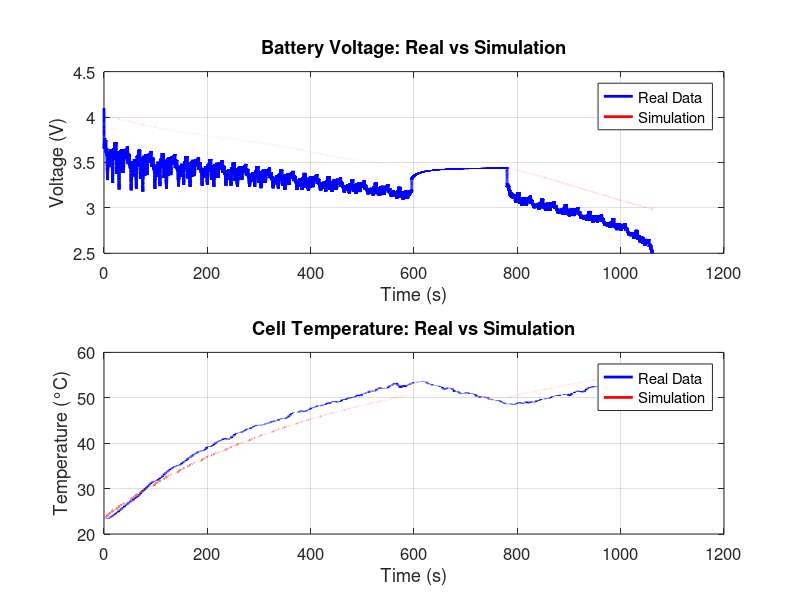

Write MATLAB code to recreate this figure. (Note: this script raises an error after producing the figure.)
%% MATLAB Script by Mehmet Kara %%

% MATLAB program to compare real test data with battery thermal simulation
% Load and plot voltage and temperature data from realout.mat and simout.mat

clear; clc; close all;

% Load data from both files
load('realout.mat', 'realout');
load('simout.mat', 'simout');

% Extract data from real test
time_real = realout(:, 1);
voltage_real = realout(:, 2);
temp_real = realout(:, 3);

% Extract data from simulation
time_sim = simout(:, 1);
voltage_sim = simout(:, 2);
temp_sim = simout(:, 3);

% Display array sizes for debugging
fprintf('Real data size: %d x %d\n', size(realout));
fprintf('Sim data size: %d x %d\n', size(simout));

% Handle different array sizes by interpolating to common time base
if length(time_real) ~= length(time_sim)
    fprintf('Arrays have different sizes. Interpolating to common time base...\n');
    
    % Use the union of both time vectors as common time base
    common_time = union(time_real, time_sim);
    
    % Interpolate both datasets to common time base
    voltage_real_interp = interp1(time_real, voltage_real, common_time, 'linear', 'extrap');
    temp_real_interp = interp1(time_real, temp_real, common_time, 'linear', 'extrap');
    voltage_sim_interp = interp1(time_sim, voltage_sim, common_time, 'linear', 'extrap');
    temp_sim_interp = interp1(time_sim, temp_sim, common_time, 'linear', 'extrap');
    
    % Use interpolated data for comparison
    time_plot = common_time;
    voltage_real_plot = voltage_real_interp;
    temp_real_plot = temp_real_interp;
    voltage_sim_plot = voltage_sim_interp;
    temp_sim_plot = temp_sim_interp;
    
else
    % If arrays are same size, use original data
    time_plot = time_real;
    voltage_real_plot = voltage_real;
    temp_real_plot = temp_real;
    voltage_sim_plot = voltage_sim;
    temp_sim_plot = temp_sim;
end

% Create figure with two subplots
figure('Position', [100, 100, 1200, 800]);

% Subplot 1: Voltage comparison
subplot(2, 1, 1);
plot(time_plot, voltage_real_plot, 'b-', 'LineWidth', 2, 'DisplayName', 'Real Data');
hold on;
plot(time_plot, voltage_sim_plot, 'r-', 'LineWidth', 2, 'DisplayName', 'Simulation');
xlabel('Time (s)');
ylabel('Voltage (V)');
title('Battery Voltage: Real vs Simulation');
legend('Location', 'best');
grid on;
set(gca, 'FontSize', 12);

% Subplot 2: Temperature comparison
subplot(2, 1, 2);
plot(time_plot, temp_real_plot, 'b-', 'LineWidth', 2, 'DisplayName', 'Real Data');
hold on;
plot(time_plot, temp_sim_plot, 'r-', 'LineWidth', 2, 'DisplayName', 'Simulation');
xlabel('Time (s)');
ylabel('Temperature (°C)');
title('Cell Temperature: Real vs Simulation');
legend('Location', 'best');
grid on;
set(gca, 'FontSize', 12);

% Add overall title
sgtitle('Battery Thermal Model Validation', 'FontSize', 16, 'FontWeight', 'bold');

% Calculate and display comparison metrics using the compatible arrays
fprintf('\nComparison Metrics:\n');
fprintf('===================\n');

% Voltage statistics
voltage_rmse = sqrt(mean((voltage_real_plot - voltage_sim_plot).^2));
voltage_max_error = max(abs(voltage_real_plot - voltage_sim_plot));
voltage_mean_error = median(voltage_real_plot - voltage_sim_plot);

fprintf('Voltage Statistics:\n');
fprintf('  RMSE: %.4f V\n', voltage_rmse);
fprintf('  Max Error: %.4f V\n', voltage_max_error);
fprintf('  Mean Error: %.4f V\n', voltage_mean_error);

% Temperature statistics
temp_rmse = sqrt(mean((temp_real_plot - temp_sim_plot).^2));
temp_max_error = max(abs(temp_real_plot - temp_sim_plot));
temp_mean_error = median(abs(temp_real_plot - temp_sim_plot));

fprintf('\nTemperature Statistics:\n');
fprintf('  RMSE: %.4f °C\n', temp_rmse);
fprintf('  Max Error: %.4f °C\n', temp_max_error);
fprintf('  Mean Error: %.4f °C\n', temp_mean_error);

% Optional: Create a separate figure for error analysis
figure('Position', [100, 100, 1000, 600]);

subplot(1, 2, 1);
error_voltage = voltage_real_plot - voltage_sim_plot;
plot(time_plot, error_voltage, 'k-', 'LineWidth', 1.5);
xlabel('Time (s)');
ylabel('Voltage Error (V)');
title('Voltage Error (Real - Simulation)');
grid on;
set(gca, 'FontSize', 12);
% Add zero reference line
hold on;
plot(xlim, [0 0], 'r--', 'LineWidth', 0.5);

subplot(1, 2, 2);
error_temp = temp_real_plot - temp_sim_plot;
plot(time_plot, error_temp, 'k-', 'LineWidth', 1.5);
xlabel('Time (s)');
ylabel('Temperature Error (°C)');
title('Temperature Error (Real - Simulation)');
grid on;
set(gca, 'FontSize', 12);
% Add zero reference line
hold on;
plot(xlim, [0 0], 'r--', 'LineWidth', 0.5);

sgtitle('Error Analysis', 'FontSize', 14, 'FontWeight', 'bold');

fprintf('\nPlot generation complete.\n');
fprintf('Data points used for comparison: %d\n', length(time_plot));
